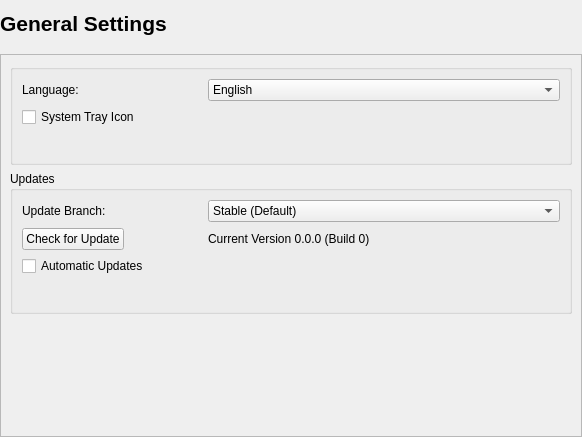
<?xml version="1.0" encoding="UTF-8"?>
<ui version="4.0">
 <class>GeneralSettings</class>
 <widget class="QWidget" name="GeneralSettings">
  <property name="geometry">
   <rect>
    <x>0</x>
    <y>0</y>
    <width>582</width>
    <height>437</height>
   </rect>
  </property>
  <property name="windowTitle">
   <string>GeneralSettings</string>
  </property>
  <layout class="QVBoxLayout" name="verticalLayout">
   <property name="leftMargin">
    <number>0</number>
   </property>
   <property name="rightMargin">
    <number>0</number>
   </property>
   <property name="bottomMargin">
    <number>0</number>
   </property>
   <item>
    <widget class="QLabel" name="label">
     <property name="font">
      <font>
       <pointsize>16</pointsize>
       <bold>true</bold>
      </font>
     </property>
     <property name="text">
      <string>General Settings</string>
     </property>
    </widget>
   </item>
   <item>
    <spacer name="verticalSpacer">
     <property name="orientation">
      <enum>Qt::Orientation::Vertical</enum>
     </property>
     <property name="sizeType">
      <enum>QSizePolicy::Policy::Fixed</enum>
     </property>
     <property name="sizeHint" stdset="0">
      <size>
       <width>20</width>
       <height>12</height>
      </size>
     </property>
    </spacer>
   </item>
   <item>
    <widget class="QScrollArea" name="scrollArea">
     <property name="widgetResizable">
      <bool>true</bool>
     </property>
     <widget class="QWidget" name="scrollAreaWidgetContents">
      <property name="geometry">
       <rect>
        <x>0</x>
        <y>0</y>
        <width>578</width>
        <height>372</height>
       </rect>
      </property>
      <layout class="QVBoxLayout" name="verticalLayout_2">
       <item>
        <widget class="QGroupBox" name="groupBox">
         <property name="title">
          <string/>
         </property>
         <layout class="QFormLayout" name="formLayout">
          <item row="0" column="0">
           <widget class="QLabel" name="label_2">
            <property name="text">
             <string>Language:</string>
            </property>
           </widget>
          </item>
          <item row="0" column="1">
           <widget class="ComboBoxIgnoreWheel" name="language">
            <item>
             <property name="text">
              <string>English</string>
             </property>
            </item>
            <item>
             <property name="text">
              <string>Spanish</string>
             </property>
            </item>
            <item>
             <property name="text">
              <string>German</string>
             </property>
            </item>
           </widget>
          </item>
          <item row="1" column="0" colspan="2">
           <widget class="QCheckBox" name="systemTray">
            <property name="text">
             <string>System Tray Icon</string>
            </property>
           </widget>
          </item>
          <item row="2" column="0">
           <spacer name="horizontalSpacer">
            <property name="orientation">
             <enum>Qt::Orientation::Horizontal</enum>
            </property>
            <property name="sizeType">
             <enum>QSizePolicy::Policy::Fixed</enum>
            </property>
            <property name="sizeHint" stdset="0">
             <size>
              <width>180</width>
              <height>20</height>
             </size>
            </property>
           </spacer>
          </item>
         </layout>
        </widget>
       </item>
       <item>
        <widget class="QGroupBox" name="groupBox_2">
         <property name="title">
          <string>Updates</string>
         </property>
         <layout class="QFormLayout" name="formLayout_2">
          <item row="0" column="0">
           <widget class="QLabel" name="label_3">
            <property name="text">
             <string>Update Branch:</string>
            </property>
           </widget>
          </item>
          <item row="0" column="1">
           <widget class="ComboBoxIgnoreWheel" name="updateBranch">
            <item>
             <property name="text">
              <string>Stable (Default)</string>
             </property>
            </item>
            <item>
             <property name="text">
              <string>Beta</string>
             </property>
            </item>
           </widget>
          </item>
          <item row="1" column="0">
           <widget class="QPushButton" name="checkForUpdate">
            <property name="text">
             <string>Check for Update</string>
            </property>
           </widget>
          </item>
          <item row="1" column="1">
           <widget class="QLabel" name="currentVersionLabel">
            <property name="text">
             <string>Current Version 0.0.0 (Build 0)</string>
            </property>
           </widget>
          </item>
          <item row="2" column="0" colspan="2">
           <widget class="QCheckBox" name="automaticUpdates">
            <property name="text">
             <string>Automatic Updates</string>
            </property>
           </widget>
          </item>
          <item row="3" column="0">
           <spacer name="horizontalSpacer_2">
            <property name="orientation">
             <enum>Qt::Orientation::Horizontal</enum>
            </property>
            <property name="sizeType">
             <enum>QSizePolicy::Policy::Fixed</enum>
            </property>
            <property name="sizeHint" stdset="0">
             <size>
              <width>180</width>
              <height>20</height>
             </size>
            </property>
           </spacer>
          </item>
         </layout>
        </widget>
       </item>
       <item>
        <spacer name="verticalSpacer_2">
         <property name="orientation">
          <enum>Qt::Orientation::Vertical</enum>
         </property>
         <property name="sizeHint" stdset="0">
          <size>
           <width>20</width>
           <height>40</height>
          </size>
         </property>
        </spacer>
       </item>
      </layout>
     </widget>
    </widget>
   </item>
  </layout>
 </widget>
 <customwidgets>
  <customwidget>
   <class>ComboBoxIgnoreWheel</class>
   <extends>QComboBox</extends>
   <header location="global">ComboBoxIgnoreWheel.h</header>
  </customwidget>
 </customwidgets>
 <resources/>
 <connections/>
</ui>
